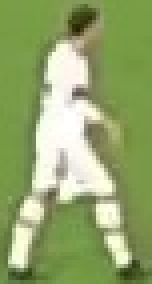
#> input picture output_videos/cropped_image.jpg, 38 x 71 px (shown 4 times larger)
$ jupyter execute color_assignment.ipynb
#> lines starting #> are read from the running program, lines starting #| are printed output that depends on the picture; after the words box and inside, x2 and y2 are one past the last pixel; in counts of white or black regions, pixels touching at a corner belong together
[cell 1]
import cv2
import matplotlib.pyplot as plt
import numpy as np
from sklearn.cluster import KMeans

[cell 2]
image_path = "../output_videos/cropped_image.jpg"
image = cv2.imread(image_path)
#> image is the input picture: shape (71, 38, 3); mean B, G, R 108.9, 166.2, 147.3
image = cv2.cvtColor(image, cv2.COLOR_BGR2RGB)

[cell 3]
plt.imshow(image)
plt.show()

[cell 4]
# take the top half of the image

[cell 5]
top_half_image = image[0:int(image.shape[0]/2), :]
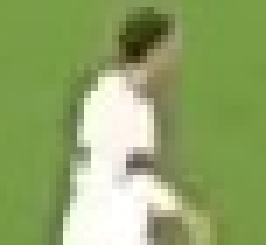
#> top_half_image: shape (35, 38, 3) (shown 7 times larger); mean R, G, B 144.9, 165.6, 104.4
plt.imshow(top_half_image)
plt.show()

[cell 6]
# cluster the image into two clusters
# reshape the image into a 2d array
image_2d = top_half_image.reshape(-1, 3)
#> image_2d = 1330 rows, first 8: [121, 157, 67], [122, 158, 68], [122, 158, 71], [122, 158, 71], [122, 157, 73], [122, 157, 73], [122, 158, 71], [122, 158, 71]

# perform k-means clustering with 2 clusters
kmeans = KMeans(n_clusters=2, random_state=0).fit(image_2d)

# get the cluster labels
labels = kmeans.labels_
#> labels = 1330 values, max 1 at index 396, min 0 at index 0, mean 0.186

# reshape the labels into the original image shape
clustered_image = labels.reshape(top_half_image.shape[0], top_half_image.shape[1])
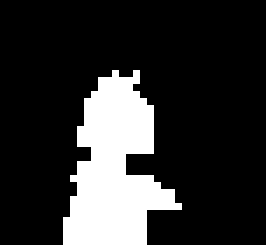
#> clustered_image: shape (35, 38) int32 (shown 7 times larger); values 0 (black) and 1 (white), 18.6% white; 1 white region, box (x1, y1, x2, y2) and area: (9, 10, 26, 35) 248

# display the clustered image
plt.imshow(clustered_image)
plt.show()

[cell 7]
corner_clusters = [clustered_image[0,0], clustered_image[0,-1], clustered_image[-1,0], clustered_image[-1,-1]]
#> corner_clusters = [0, 0, 0, 0]
non_player_cluster = max(set(corner_clusters), key=corner_clusters.count)
#> non_player_cluster = 0
print(non_player_cluster)
#| 0

[cell 8]
player_cluster = 1-non_player_cluster
#> player_cluster = 1
print(player_cluster)
#| 1

[cell 9]
kmeans.cluster_centers_[player_cluster]
#> Out = [242.6, 241.9, 227.7]
